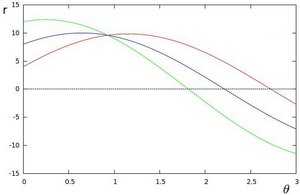
#> input picture documentation_images/Hough_Lines_Tutorial_Theory_2.jpg, 300 x 195 px; its folder holds only this picture in this run
$ python -i Lane_detect_video.py   (imports and definitions only)
#> lines starting #> are read from the running program, lines starting #| are printed output that depends on the picture
# -*- coding: utf-8 -*-
"""
Created on Tue Jul 18 02:23:43 2017

@author: Toshiharu
"""
from timeit import default_timer as timer

import matplotlib.pyplot as plt
import matplotlib.image as mpimg
import numpy as np
import cv2
import math

import glob, os

from moviepy.editor import VideoFileClip
from IPython.display import HTML
# [4 lines of commented-out code are left out]

def grayscale(img):
    # Grayscale transform
    return cv2.cvtColor(img, cv2.COLOR_RGB2GRAY)

def colorFilter(img,lowerColor,upperColor):
    """
    Isolate certain color range of image
    To isolate multiple colors, isolate them separately and bitwise added them
    color is assumed in RGB format
    """
    return cv2.inRange(img,lowerColor,upperColor)

def canny(img, low_threshold, high_threshold):
    """Applies the Canny transform"""
    return cv2.Canny(img, low_threshold, high_threshold)

def gaussianBlur(img, kernel_size):
    """Applies a Gaussian Noise kernel"""
    return cv2.GaussianBlur(img, (kernel_size, kernel_size), 0)

def roi(img, vertices):
    """
    Applies an image mask.
        Only keeps the region of the image defined by the polygon
    formed from `vertices`. The rest of the image is set to black.
    """
    """defining a blank mask to start with"""
    mask = np.zeros_like(img)

    """defining a 3 channel or 1 channel color to fill the mask with depending
    on the input image
    """
    if len(img.shape) > 2:
        channel_count = img.shape[2]  # i.e. 3 or 4 depending on your image
        ignore_mask_color = (255,) * channel_count
    else:
        ignore_mask_color = 255

    """filling pixels inside the polygon defined by "vertices" with the
    fill color
    """
    cv2.fillPoly(mask, vertices, ignore_mask_color)

#    plt.figure()
#    plt.imshow(img)
#    plt.contour(mask,colors='b', linestyles='dashed')

    """returning the image only where mask pixels are nonzero"""
    masked_image = cv2.bitwise_and(img, mask)
    return masked_image

# [27 lines left out: function laneLinesFit, not called in this run]

def hough_lines(img, rho, theta, threshold, min_line_len, max_line_gap):
    """
    `img` should be the output of a Canny transform.

    Returns an image with hough lines drawn.
    """
    lines = cv2.HoughLinesP(img, rho, theta, threshold, np.array([]), minLineLength=min_line_len, maxLineGap=max_line_gap)
#    line_img = np.zeros((img.shape[0], img.shape[1], 3), dtype=np.uint8)
    line_img = np.copy(img)*0

    for line in lines:
        for x1,y1,x2,y2 in line:
            cv2.line(line_img, (x1, y1), (x2, y2), (255,0, 0), thickness=2)
## For debugging
#    comb_img = cv2.addWeighted(image, 0.8, line_img, 1,0.5)
#    plt.figure()
#    plt.imshow(comb_img)

    return lines

# [48 lines left out: functions weighted_img, drawLines, not called in this run]

def process_image(image):
    # NOTE: The output you return should be a color image (3 channel) for processing video below
    # TODO: put your pipeline here,
    # you should return the final output (image where lines are drawn on lanes)

    image = cv2.cvtColor(image, cv2.COLOR_RGB2BGR)  #change to BGR
#> image is the input picture: shape (195, 300, 3); mean B, G, R 248.5, 248.9, 248.7

    """ Color filtering"""
    #Filter white color  in BGR order!!!
    lowerWhite = np.array([195,195,195])
    upperWhite = np.array([255,255,255])

    #Filter yellow color  in BGR order!!!
    lowerYellow = np.array([80, 190, 215])
    upperYellow = np.array([150, 255, 255])

    imageWhites = colorFilter(image,lowerWhite,upperWhite)
#> in colorFilter, `return cv2.inRange(img,lowerColor,upperColor)`:
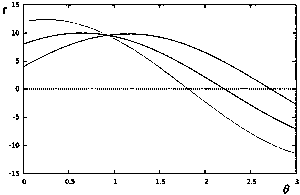
#> returned value: shape (195, 300); 95.6% white; black in thin lines or dots
    imageYellows = colorFilter(image,lowerYellow,upperYellow)
#> in colorFilter (call 2), `return cv2.inRange(img,lowerColor,upperColor)`: returned value: shape (195, 300); every value is 0
    imageFiltered = cv2.bitwise_or(imageWhites, imageYellows)


    """ Masking Region of interest"""
    imshape = image.shape
#> imshape = (195, 300, 3)
    vertices = np.array([[(0,imshape[0]),(430, 300), (530,300), (imshape[1],imshape[0])]], dtype=np.int32)

    maskedImg = roi(imageFiltered,vertices)


# [6 lines of commented-out code are left out]

    """ Define a kernel size and apply Gaussian smoothing"""
    blur_gray = gaussianBlur(maskedImg,kernel_size=5)

    # Define our parameters for Canny and apply
    low_threshold = 50
    high_threshold = 200
#    edges = canny(blur_gray, low_threshold, high_threshold)
#        plt.figure()
#        plt.imshow(edges)

    """
    Define the Hough transform parameters
    Make a blank the same size as our image to draw on
    """
    rho = 1 # distance resolution in pixels of the Hough grid
    theta = np.pi/180 # angular resolution in radians of the Hough grid
    threshold =50  #1   # minimum number of votes (intersections in Hough grid cell)
    min_line_length = 20 #5 #minimum number of pixels making up a line
    max_line_gap = 15 #1   # maximum gap in pixels between connectable line segments
    line_image = np.copy(image)*0 # creating a blank to draw lines on
#> line_image: shape (195, 300, 3); every value is 0

    """ Run Hough on edge detected image"""
    houghLines = hough_lines(blur_gray, rho, theta, threshold, min_line_length, max_line_gap)
#> in hough_lines, `lines = cv2.HoughLinesP(img, rho, theta, threshold, np.array([]), minL..`: lines = None
    #print(houghLines)

    """ Identified the curve equation of each, left and right lanes"""
    leftCurve,rightCurve = laneLinesFit(houghLines,poly_degree=1)

    verLim = 350 # Vertical limit to draw the identified lane's curves

    output_img = drawLines(image,leftCurve,rightCurve,verLim)

    output_img = cv2.cvtColor(output_img, cv2.COLOR_BGR2RGB)  #change to RGB

    return output_img

############################################################################


inputFolder = "test_videos"
outputFolder = "test_videos_output"

#init(inputFolder)  # Change dir to to inputFolder

#for file in os.listdir(inputFolder):
#    if file.endswith(".mp4"):
#        videoInput = mpimg.imread(inputFolder+"/"+file)

white_output = 'test_videos_output/solidYellowLeft.mp4'
#white_output = 'test_videos_output/solidWhiteRight.mp4'

#    white_output = outputFolder + "/" + file
## To speed up the testing process you may want to try your pipeline on a shorter subclip of the video
## To do so add .subclip(start_second,end_second) to the end of the line below
## Where start_second and end_second are integer values representing the start and end of the subclip
## You may also uncomment the following line for a subclip of the first 5 seconds
# [1 line that did not run here, left out]
#clip1 = VideoFileClip("test_videos/solidWhiteRight.mp4")
#    clip1 = VideoFileClip(videoInput)

# [1 line that did not run here, left out]

start = timer()
# [1 line not run here, left out]
end = timer()

# [1 line not run here, left out]

>>> import cv2
>>> picture = cv2.cvtColor(cv2.imread('documentation_images/Hough_Lines_Tutorial_Theory_2.jpg'), cv2.COLOR_BGR2RGB)
#> (the run stopped early here; a loop or call above may not have finished)
